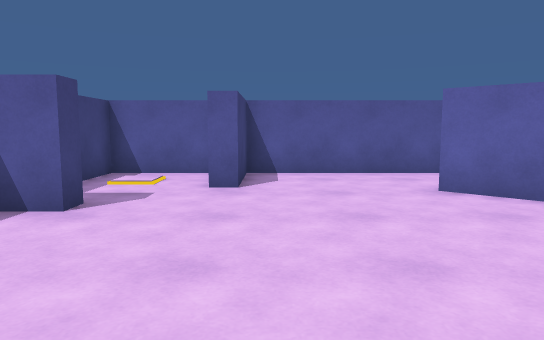
View 1 (above)

12 first-person views from a walk through a scene from a Unity 3-D project. The camera is 1.2 m above the floor, tilts 6° down and sees 70° across. The floor is counted in squares, 1 m on a side. Each view is taken from the middle of a square. On the plan, view 1 faces up. The plan holds only what a view shows up to about 15 squares ahead; the rest is blank. The place goes on beyond the plan.

View 2
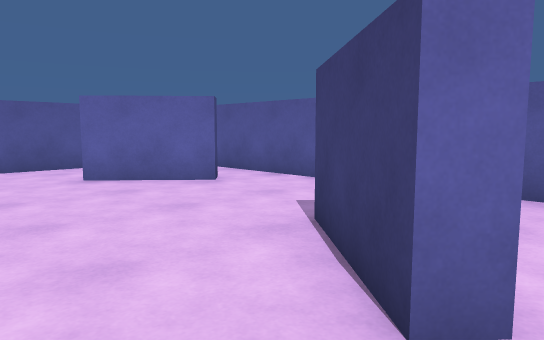

View 3
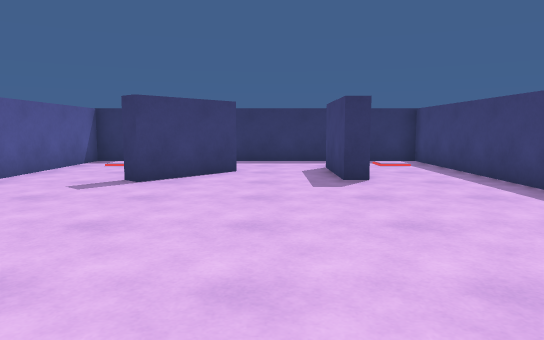

View 4
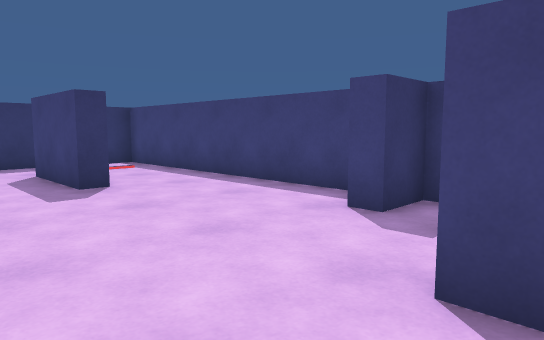

View 5
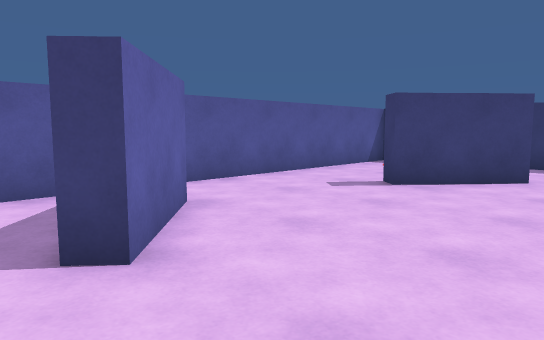

View 6
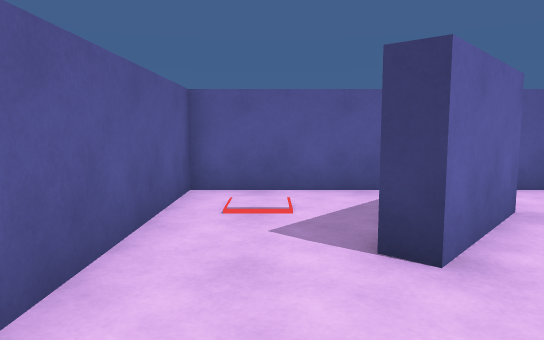

View 7
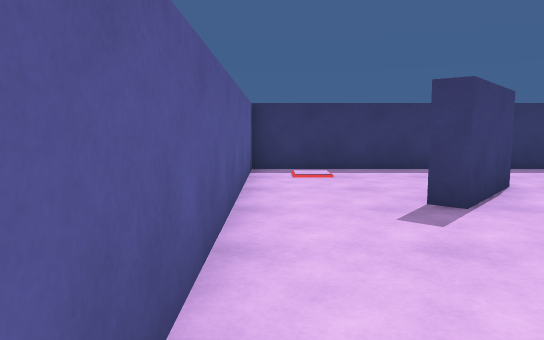

View 8
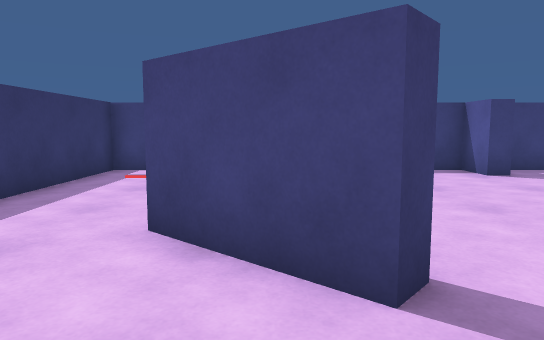

View 9
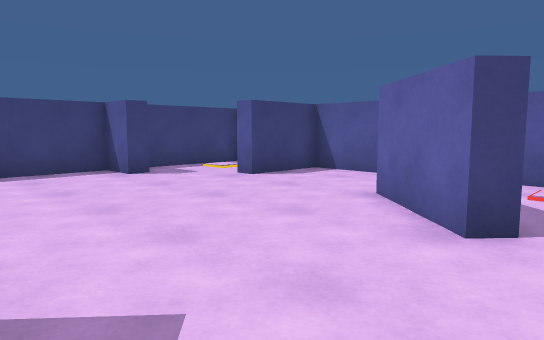

View 10
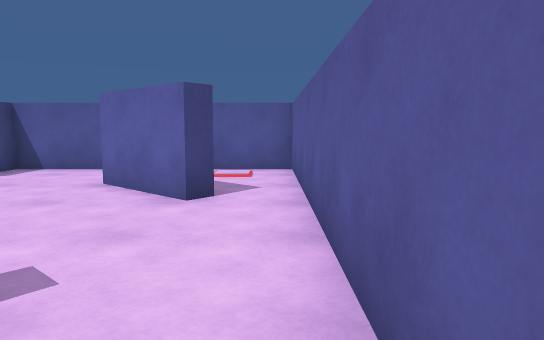

View 11
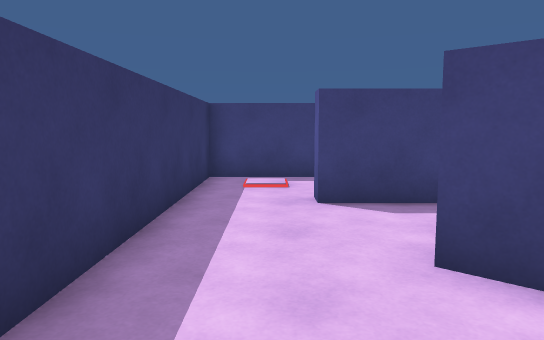

View 12
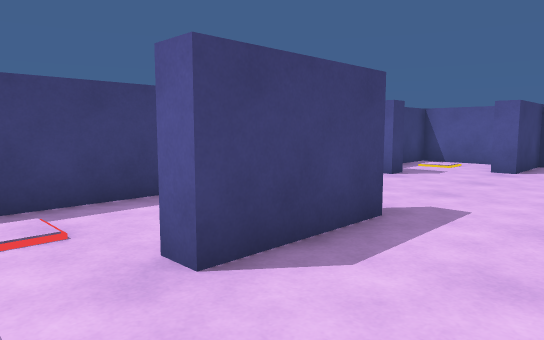

### Floor plan
Points are (right, up) in squares from view 1. A wall is a line through its corners. A room is listed if a view was taken in it or the views show most of it. See-through windows are left out.
Room 1 (views 1, 2, 3, 4, 5, 6, 7, 8, 9, 10, 11, 12)
walls: (4, 1.2) (4.5, 0.8) (2.5, -1.5) (2, -1.1) (4, 1.2); (-1.4, 0.9) (-0.7, 0.9) (-0.7, -2.2) (-1.4, -2.2); (6, 6) (5.6, 5.5) (3.3, 7.5) (3.7, 8.1); (-1.6, 10.6) (-4.4, 10.6) (-4.4, 6.2) (-3.1, 6.2) (-3.1, 5.6) (-4.4, 5.6) (-4.4, -4.7) (7.6, -4.7) (7.6, 10.6) (-0.7, 10.6) (-0.7, 7.9) (-1.4, 7.9)

Positions as (right, up) in squares from view 1, and headings:
1: (0, 0), facing up
2: (0, -2), facing up-right
3: (1, 10), facing down
4: (2, 9), facing down-left
5: (0, 9), facing down-right
6: (0, 9), facing right
7: (7, 7), facing down
8: (7, 0), facing left
9: (7, 1), facing up-left
10: (7, -1), facing up
11: (6, -3), facing left
12: (2, -4), facing up-left
